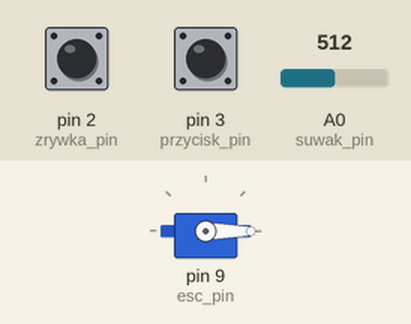
This sketch was run on a simulated Arduino Uno, built with avr-gcc and run on an emulated ATmega328P. On the bench: servo. The test bench sets the inputs (shaded band); at power-on: A0 (suwak_pin) = 512, pin 2 (zrywka_pin) HIGH, pin 3 (przycisk_pin) HIGH.

Above: at 1.2 s.
1.3 s: A0 (suwak_pin) set to 306
At 2.5 s:
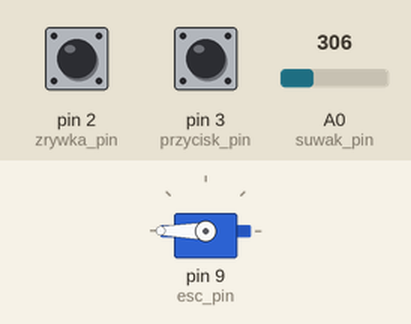
2.8 s: A0 (suwak_pin) set to 122
At 3.8 s:
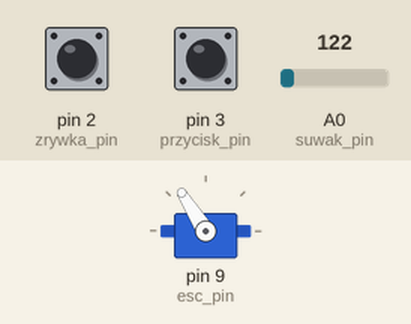
4.3 s: A0 (suwak_pin) set to 900
At 4.9 s:
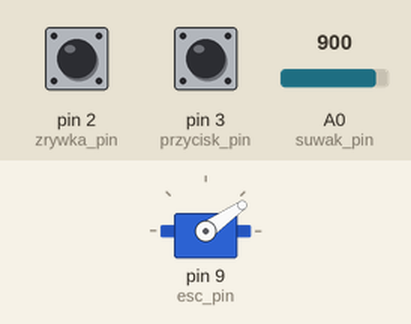
5.8 s: A0 (suwak_pin) set to 1023
At 6.1 s:
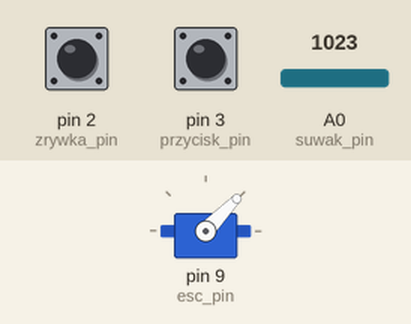
7.3 s: A0 (suwak_pin) set to 511
At 8.4 s:
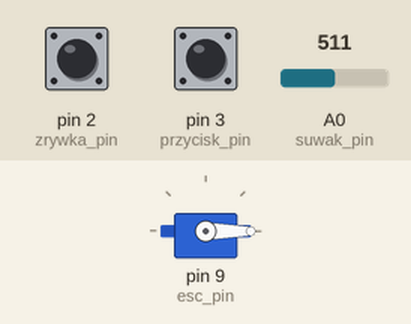
Timing chart, 0 to 9.8 s (numbered marks = the images above; inputs shaded):
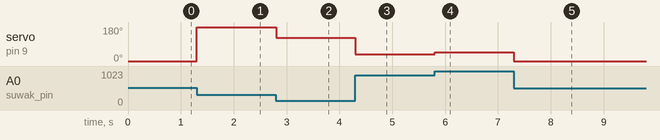

The sketch:

sterowanie.ino
```cpp
/**
 * Moduł sterujący do Solara
 * A0 wyjście z potencjometru
 * 9  wyjście do sterownika silnika
 * 2  zrywka (podpięta do masy)
 * 3  przycisk powrotu do normalnej pracy (wciśnięcie zwiera do masy)
 *
 * Piotrek Kuciński, 19.03.2016
 */
#include <Servo.h>

Servo esc;
int suwak_pin = 0;  //pin analogowy dla suwaka
int esc_pin = 9;  //pin PWM dla sterownika silnika
int zrywka_pin = 2; //cyfrowy pin z przerwaniem dla zrywki
int przycisk_pin = 3; //cyfrowy pin z przerwaniem dla powrotu zrywki
int val;
volatile bool zrywka_niezerwana = true;

void setup() {
  esc.attach(esc_pin);  //sygnał sterownika podpięty do pinu 9
  pinMode(zrywka_pin, INPUT_PULLUP);
  pinMode(przycisk_pin, INPUT_PULLUP);
  attachInterrupt(digitalPinToInterrupt(zrywka_pin), zerwanie_zrywki, RISING);  //zerwanie zrywki wywoła zbocze narastające
  attachInterrupt(digitalPinToInterrupt(przycisk_pin), test_zrywki, FALLING); //wciśnięcie przycisku wywoła zbocze opadające
}

void loop() {
  if(zrywka_niezerwana)
  {
    val = analogRead(suwak_pin);
    map(val, 0, 1023, 0, 180);
  }
  else
    val = 0;
  esc.write(val);
}

void zerwanie_zrywki()
{
  zrywka_niezerwana = false;
}

void test_zrywki()
{
  int val = digitalRead(zrywka_pin);
  if(val == LOW)
    zrywka_niezerwana = true;
}
```

Measured:
- after the input at 1.3 s, servo on pin 9 (esc_pin): 0° → 180° at once
- after the input at 2.8 s, servo on pin 9 (esc_pin): 180° → 122° at once
- after the input at 4.3 s, servo on pin 9 (esc_pin): 122° → 35° at once
- after the input at 5.8 s, servo on pin 9 (esc_pin): 35° → 46° at once
- after the input at 7.3 s, servo on pin 9 (esc_pin): 46° → 0° at once
